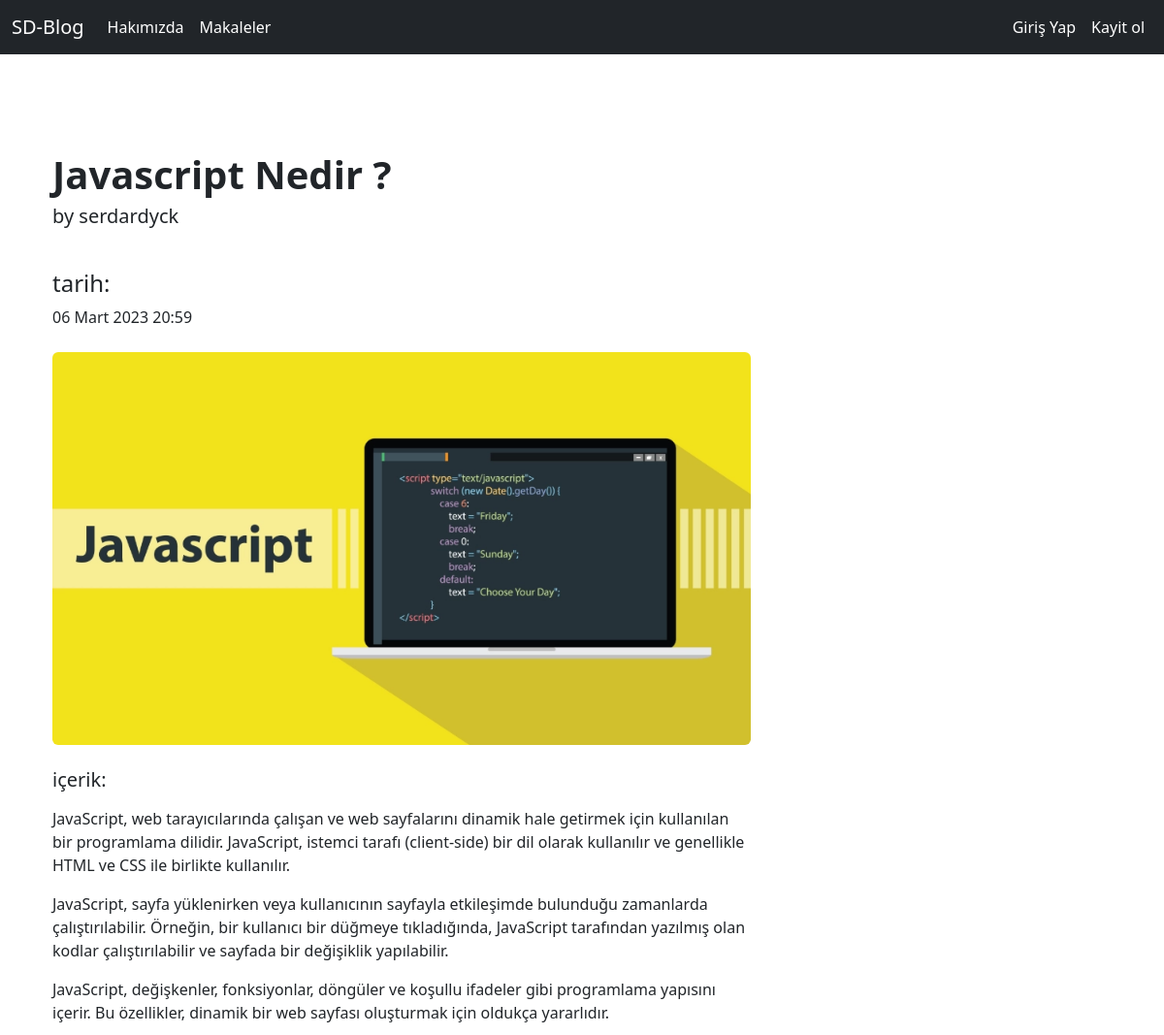
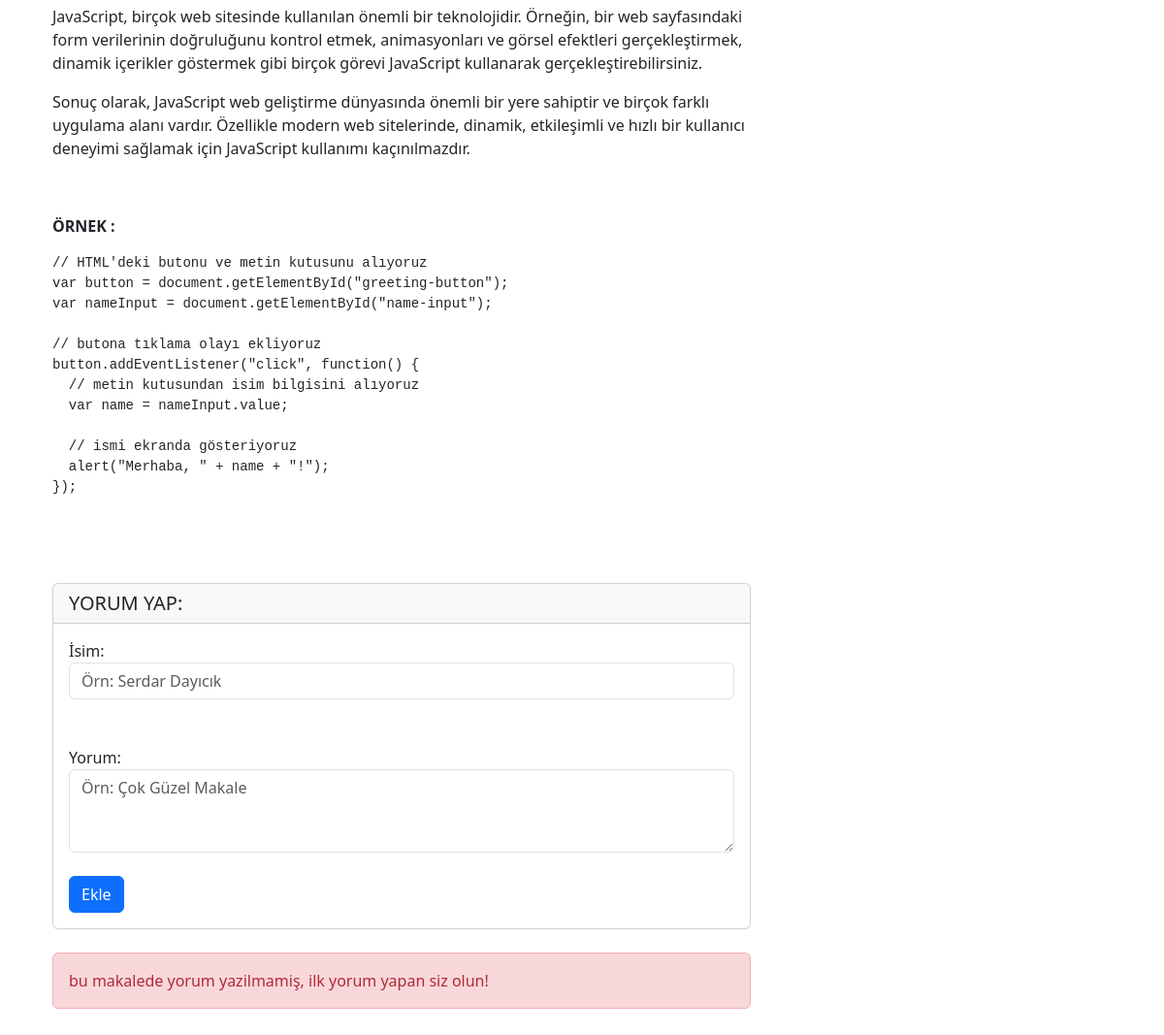
Page /articles/article/50 on the committed database (2 pictures, top to bottom).
### article/models.py (models this page shows, shortened)
class Article(models.Model):
    author = models.ForeignKey("auth.User", on_delete= models.CASCADE,verbose_name= "Yazar")
    title = models.CharField(max_length=50 ,verbose_name= "başlik")
    content = RichTextField()
    created_date = models.DateTimeField(auto_now_add=True ,verbose_name="Oluşturulma Tarihi")
    articleİmage = models.ImageField(blank= True, null=True,verbose_name="Makaleye Fotograf ekleyin")
    class Meta:
        ordering = ["-created_date"]

### article/views.py (the view)
# urls.py: path('article/<int:id>',views.detail, name = "detail"),
def detail(request,id):
    article = Article.objects.filter(id = id).first()
    comments = article.comments.all()
    context = {
        "article":article,
        "comments": comments
    }
    return render(request,"detail.html",context)

### templates/detail.html (shortened to what this page needs)
{% extends 'layout.html' %}
{% block body %}
<div class="container mt-5">
    <div class="row">
        <div class="col-lg-8">
            <article>
                <header class="mb-4">
                    <h1 class="fw-bolder mb-1">{{article.title}}</h1>
                    <p class="lead">
                        by {{article.author.username}}
                    </p><br>
                    <h4>tarih: </h4>
                    <p>{{article.created_date}}</p>
                </header>
                {% if article.articleİmage %}
                <figure class="mb-4"><img class="img-fluid rounded" src="{{article.articleİmage.url}}" alt="resim" /></figure>
                {%endif%}
                <h5>içerik: </h5>
                <p class="lead">
                    {{article.content|safe}}
                </p>
            </article>
                  <div class="card my-4">
                    <h5 class="card-header">YORUM YAP:</h5>
                    <div class="card-body">
                    <form action="{% url 'article:comment' article.id %}" method="post">
                        <div class="form-group">
                            <label for="exampleFormControlInput1">İsim:</label>
                            <input name = "comment_author"type="text" class="form-control" id="exampleFormControlInput1" placeholder="Örn: Serdar Dayıcık"><br><br>
                        </div>
                        <div class="form-group">
                        <label for="comment">Yorum:</label>
                        <textarea name="comment_content"class="form-control" rows="3" id="comment" placeholder="Örn: Çok Güzel Makale"></textarea>
                        </div><br>
                        <button type="submit" class="btn btn-primary">Ekle</button>
                    </form>
                    </div>
                </div>
                {% if comments %}
                        {% for comment in comments %}
                        <div class="media mb-4">
                            <img class="d-flex ml-3 rounded-circle" src="http://placehold.it/50x50" alt="">
                            <div class="media-body">
                                <h5 class="mt-0">{{comment.comment_author}}</h5>
                                {{comment.comment_content}}
                            </div>
                        </div>
                        {% endfor %}
                {% else %}
                    <div class="alert alert-danger">
                        bu makalede yorum yazilmamiş, ilk yorum yapan siz olun!
                    </div>
                {% endif %}
    </div> </div>
{% endblock %}

### rows in the picture
Article: title "Javascript Nedir ?", author.username "serdardyck", created_date "06 Mart 2023 20:59", articleİmage (picture), content "JavaScript, web tarayıcılarında çalışan ve web sayfalarını dinamik hale getirmek için kullanılan bir programlama dilidir. JavaScript, istemci tarafı (client-side) bir dil olarak kullanılır ve genellikle HTML ve CSS ile birlikte kullanılır. JavaScript, sayfa yüklenirken veya kullanıcının sayfayla etkileşimde bulunduğu zamanlarda çalıştırılabilir. Örneğin, bir kullanıcı bir düğmeye tıkladığında, JavaScript tarafından yazılmış olan kodlar çalıştırılabilir ve sayfada bir değişiklik yapılabilir. JavaScript, değişkenler, fonksiyonlar, döngüler ve koşullu ifadeler gibi programlama yapısını içerir. Bu özellikler, dinamik bir web sayfası oluşturmak için oldukça yararlıdır. JavaScript, birçok web…"
